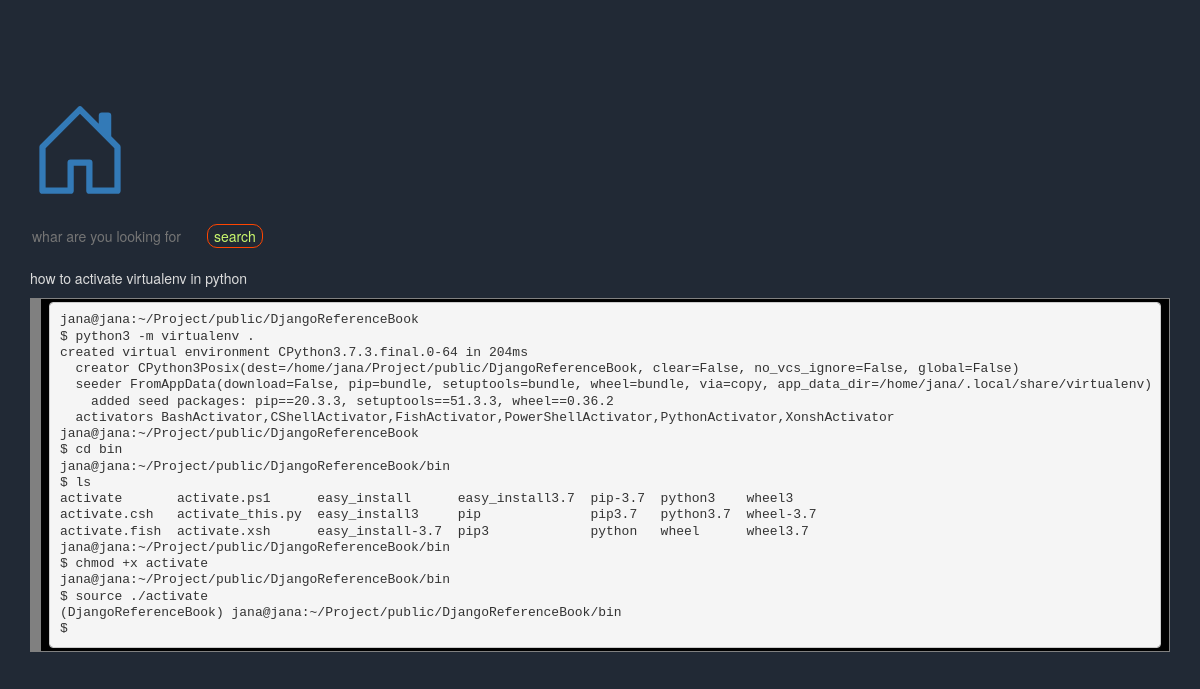
The app's page /post/how-to-activate-virtualenv-in-python/ with its own data.
### data/models.py (models this page shows, shortened)
class Post(models.Model):
    tittle = models.CharField(max_length=100 , default= "")
    category = models.CharField(max_length=100 , default= "")
    data = models.TextField(null=True , blank= True)
    pdf = models.FileField(null=True , blank= True)
    slug = models.SlugField(max_length=200, null=True , blank= True)

### data/views.py (the view)
# urls.py: path('post/<slug:slug_text>/' , views.show , name = "show"),
def show(request , slug_text):
    data = Post.objects.filter(slug = slug_text)
    if data.exists():
        data = data.first()
    else:
        return HttpResponse("page not found")
    return render(request , 'show.html',{'data':data})

### data/templates/show.html (shortened to what this page needs)
{% extends 'index.html' %}
{% block content %}
    <div class="container">
        <p>{{data.tittle}}</p>
        <p>{{data.data|safe}}</p>
    </div>
{% endblock %}

### data/static/style.css (style rules this page uses)
body { background-color: rgb(33, 41, 53); }
p { color: gainsboro; }

### records on screen
Post: tittle "how to activate virtualenv in python", data "jana@jana:~/Project/public/DjangoReferenceBook $ python3 -m virtualenv . created virtual environment CPython3.7.3.final.0-64 in 204ms creator CPython3Posix(dest=/home/jana/Project/public/DjangoReferenceBook, clear=False, no_vcs_ignore=False, global=False) seeder FromAppData(download=False, pip=bundle, setuptools=bundle, wheel=bundle, via=copy, app_data_dir=/home/jana/.local/share/virtualenv) added seed packages: pip==20.3.3, setuptools==51.3.3, wheel==0.36.2 activators BashActivator,CShellActivator,FishActivator,PowerShellActivator,PythonActivator,XonshActivator jana@jana:~/Project/public/DjangoReferenceBook $ cd bin jana@jana:~/Project/public/DjangoReferenceBook/bin $ ls activate…"
